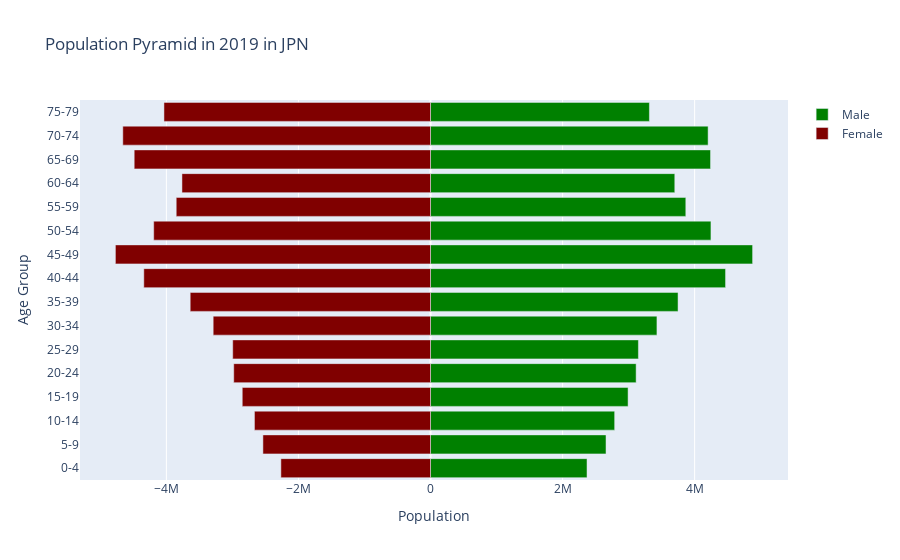

Write notebook code for a chart like this one.
### Markdown cell above
### **[B] Population Pyramids:**

### Code cell
year_input = input("Please enter the year: ")
country_input = input("Please enter the country name: ")
male_population = []
female_population = []
age_groups = ['0-4', '5-9', '10-14', '15-19', '20-24', '25-29', '30-34', '35-39', '40-44', '45-49', '50-54', '55-59', '60-64', '65-69', '70-74', '75-79']
age_range = ['0004', '0509', '1014', '1519', '2024', '2529', '3034', '3539', '4044', '4549', '5054', '5559', '6064', '6569', '7074', '7579']

# Create Male List
for age_range_index in age_range:
    range_3 = len(wbdata.get_data("SP.POP." + str(age_range_index) + ".MA", country = [str(country_input)]))
    for index in range(0, range_3):
        if wbdata.get_data("SP.POP." + str(age_range_index) + ".MA", country = [str(country_input)])[index]["date"] == str(year_input):
            male_population.append(wbdata.get_data("SP.POP." + str(age_range_index) + ".MA", country = [str(country_input)])[index]["value"])
            break

# Create Female List
for age_range_index in age_range:
    range_3 = len(wbdata.get_data("SP.POP." + str(age_range_index) + ".FE", country = [str(country_input)]))
    for index in range(0, range_3):
        if wbdata.get_data("SP.POP." + str(age_range_index) + ".FE", country = [str(country_input)])[index]["date"] == str(year_input):
            female_population.append(wbdata.get_data("SP.POP." + str(age_range_index) + ".FE", country = [str(country_input)])[index]["value"])
            break

trace_male = go.Bar(
    x=male_population,
    y=age_groups,
    orientation='h',
    name='Male',
    marker=dict(color='green')
)


trace_female = go.Bar(
    x=[-x for x in female_population],
    y=age_groups,
    orientation='h',
    name='Female',
    marker=dict(color='maroon')
)


layout = go.Layout(
    barmode='overlay',
    title='Population Pyramid in ' + str(year_input) + " in " + str(country_input),
    xaxis=dict(title='Population'),
    yaxis=dict(title='Age Group')
)


fig = go.Figure(data=[trace_male, trace_female], layout=layout)
iplot(fig)

### Figure 1 — Plotly figure (JSON) as saved in the notebook; plotly's stock layout.template omitted (floating-point values rounded to 4 significant figures)
{"data": [{"marker": {"color": "green"}, "name": "Male", "orientation": "h", "type": "bar", "x": [2370060, 2657859, 2788713, 2991901, 3113830, 3148506, 3428920, 3748589, 4468006, 4877560, 4246813, 3866147, 3699205, 4240645, 4203755, 3314931], "y": ["0-4", "5-9", "10-14", "15-19", "20-24", "25-29", "30-34", "35-39", "40-44", "45-49", "50-54", "55-59", "60-64", "65-69", "70-74", "75-79"]}, {"marker": {"color": "maroon"}, "name": "Female", "orientation": "h", "type": "bar", "x": [-2266001, -2538099, -2666466, -2851053, -2980120, -2995564, -3291271, -3639190, -4341833, -4772006, -4192166, -3850974, -3764240, -4487336, -4659820, -4036813], "y": ["0-4", "5-9", "10-14", "15-19", "20-24", "25-29", "30-34", "35-39", "40-44", "45-49", "50-54", "55-59", "60-64", "65-69", "70-74", "75-79"]}], "layout": {"autosize": true, "barmode": "overlay", "title": {"text": "Population Pyramid in 2019 in JPN"}, "xaxis": {"autorange": true, "range": [-5308093, 5413647], "title": {"text": "Population"}, "type": "linear"}, "yaxis": {"autorange": true, "range": [-0.5, 15.5], "title": {"text": "Age Group"}, "type": "category"}}}
